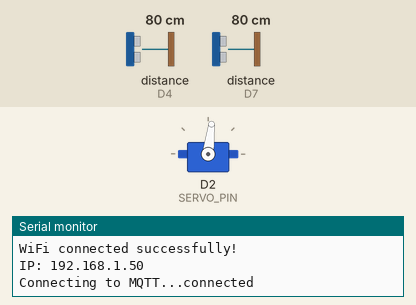
Recording of a sketch running on a simulated Arduino MKR. On the bench: servo, the last lines printed to the serial monitor. Inputs (shaded band) come from the test bench; at power-on: distance to the obstacle (sensors on D4, D7) 80 cm. The echo pulse lasts 58.3 µs per cm; WiFi joins after 1.5 s; servers stay silent unless stated; no MQTT or app messages arrive unless stated.

Above: at 3.7 s.
3.8 s: distance to the obstacle (sensor on D4) set to 250 cm
At 3.97 s:
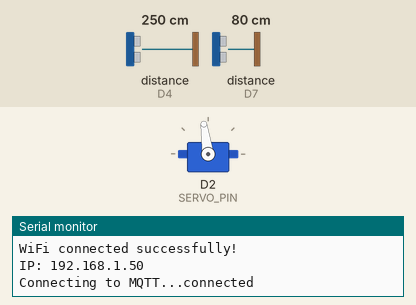
6.8 s: distance to the obstacle (sensor on D7) set to 2 cm
At 9.7 s:
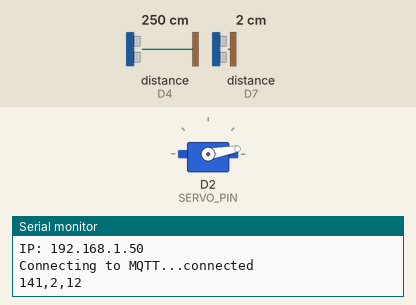
9.8 s: distance to the obstacle (sensor on D4) set to 2 cm
At 10.01 s:
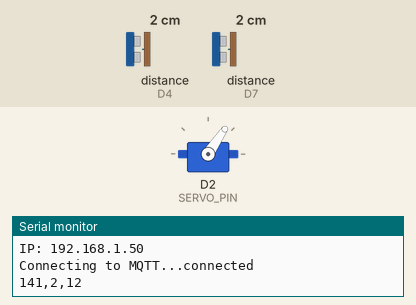
Timing chart, 0 to 18.8 s (numbered marks = the images above; inputs shaded):
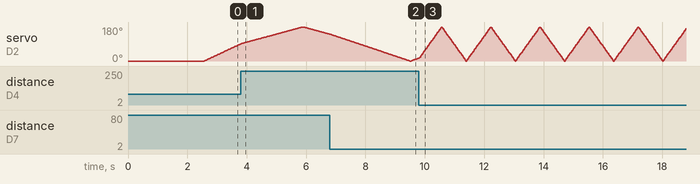

The sketch:

secret_flower_garden.ino
```cpp
#include <SPI.h>
#include <WiFiNINA.h>
#include <PubSubClient.h>
#include <Servo.h>
#include <HCSR04.h>
#include "arduino_secrets.h"  // Contains SSIDs, passwords, and MQTT credentials

// *******************************************************************
// 1. PIN DEFINITIONS AND HARDWARE SETUP
// *******************************************************************
const int SERVO_PIN = 2; // Digital pin for the Servo Motor control.
const int TRIG_PIN_1 = 6; // Trigger pin for the first distance sensor.
const int ECHO_PIN_1 = 7; // Echo pin for the first distance sensor.
const int TRIG_PIN_2 = 5; // Trigger pin for the second distance sensor.
const int ECHO_PIN_2 = 4; // Echo pin for the second distance sensor.

Servo servoMotor;
// Initialize two UltraSonicDistanceSensor objects for a wider field of view.
UltraSonicDistanceSensor distanceSensor1(TRIG_PIN_1, ECHO_PIN_1);
UltraSonicDistanceSensor distanceSensor2(TRIG_PIN_2, ECHO_PIN_2);
long distance1 = 0, distance2 = 0; // Global variables to store the last measured distances (cm).

// *******************************************************************
// 2. MQTT & LED CONSTANTS
// *******************************************************************
WiFiClient wifiClient;
PubSubClient client(wifiClient);

const int NUM_LEDS = 72;
const int PIXEL_COLOR_CHANNELS = 3; // RGB channels (Red, Green, Blue)
const int PAYLOAD_SIZE = NUM_LEDS * PIXEL_COLOR_CHANNELS;
byte RGBpayload[PAYLOAD_SIZE];

// The unique identifier for this specific luminaire device.
String lightId = "21";
String mqtt_topic; // The full MQTT topic string for publishing.

struct Color { byte r, g, b; };
// A pre-defined map of 36 colors for 6x6 bins (angle × distance)
// Used to visually map the combination of object angle and distance.
Color colorMap[36] = {
  // Angle Bin 0
  {255,0,0},      // Rose
  {255,204,0},    // Sunflower
  {255,105,180},  // Tulip
  {255,255,102},  // Daffodil
  {218,112,214},  // Orchid
  {230,230,250},  // Lavender

  // Angle Bin 1
  {255,255,255},  // Lily
  {238,130,238},  // Violet
  {255,140,0},    // Marigold
  {255,182,193},  // Peony
  {75,0,130},     // Iris
  {255,255,255},  // Jasmine

  // Angle Bin 2
  {255,69,0},     // Poppy
  {255,105,180},  // Camellia
  {255,0,255},    // Zinnia
  {255,0,0},      // Geranium
  {255,255,255},  // Gardenia
  {244,233,216},  // Magnolia

  // Angle Bin 3
  {255,105,180},  // Begonia
  {255,255,0},    // Freesia
  {255,0,0},      // Amaryllis
  {255,0,255},    // Fuchsia
  {255,0,0},      // Anemone
  {255,255,0},    // Crocus

  // Angle Bin 4
  {255,0,255},    // Dahlia
  {0,0,255},      // Bluebell
  {255,105,180},  // Petunia
  {0,0,255},      // Lobelia
  {255,105,180},  // Sweet Pea
  {255,0,255},    // Cosmos

  // Angle Bin 5
  {255,255,255},  // Daisy
  {255,0,0},      // Hibiscus
  {255,105,180},  // Snapdragon
  {255,0,255},    // Aster
  {255,0,0},      // Ranunculus
  {255,105,180}   // Camellia (reuse optional)
};

// *******************************************************************
// 3. COLOR MAPPING CONSTANTS (For Logic Clarity)
// *******************************************************************
// These constants define the bins used to map the distance and angle to one of the 36 colors.
const int SWEEP_PERIOD_MS = 10000; // The duration of one full detection cycle (10 seconds).
const int SERVO_STEP_DELAY_MS = 3; // Delay between each servo step to allow sensor readings.
const int MAX_DISTANCE_INIT_CM = 999; // Initial value for minimum distance tracking.

// Mapping parameters for `colorMap` index calculation:
const int ANGLE_BIN_SIZE = 60;      // Divides the 360-degree sweep into 6 angle bins (360/6 = 60).
const int DIST_BIN_SIZE = 10;       // Creates distance bins (0-10cm, 10-20cm, etc.).
const int DIST_BINS_PER_ANGLE = 6;  // Updated to 6 distance bins per angle
const int MAX_COLOR_INDEX = (sizeof(colorMap)/sizeof(Color)) - 1; // Maximum index is 35.


// *******************************************************************
// FUNCTION: startWifi()
// DESCRIPTION: Iterates through the stored SSIDs and passwords in 'arduino_secrets.h'
// and attempts to connect to the first available network. Halts if no WiFi module is found.
// PARAMETERS: None
// RETURNS: None. Exits if WiFi module is missing; returns on successful connection.
// *******************************************************************
void startWifi() {
  if (WiFi.status() == WL_NO_MODULE) {
    Serial.println("Error: WiFi module not found! Check hardware connection.");
    while(true);
  }

  for(int i=0; i<numNetworks; i++){
    Serial.print("Trying SSID: "); Serial.println(ssids[i]);
    int status = WiFi.begin(ssids[i], passwords[i]);
    unsigned long startAttempt = millis();

    // Wait for connection for up to 10 seconds per network attempt.
    while(status != WL_CONNECTED && millis() - startAttempt < 10000){
      Serial.print(".");
      delay(500);
      status = WiFi.status();
    }

    if(status == WL_CONNECTED){
      Serial.println("\nWiFi connected successfully!");
      Serial.print("IP: "); Serial.println(WiFi.localIP());
      return;
    } else {
      Serial.println("\nFailed to connect, trying next network...");
    }
  }
  Serial.println("Could not connect to any specified WiFi network.");
}

// *******************************************************************
// FUNCTION: reconnectMQTT()
// DESCRIPTION: Attempts to establish a connection to the MQTT broker using the
// credentials defined in 'arduino_secrets.h'. Retries every 5 seconds until connected.
// PARAMETERS: None
// RETURNS: None
// *******************************************************************
void reconnectMQTT() {
  while(!client.connected()){
    Serial.print("Connecting to MQTT...");
    // Use a unique Client ID based on the luminaire ID.
    String clientId = "ArduinoClient-" + lightId;

    if(client.connect(clientId.c_str(), MQTT_USER, MQTT_PASS)) {
      Serial.println("connected");
    } else {
      Serial.print("failed, rc=");
      Serial.print(client.state());
      Serial.println(" retrying in 5 seconds...");
      delay(5000);
    }
  }
}

// ---------------- Servo & Sensor Helper Functions ----------------

// *******************************************************************
// FUNCTION: initServo()
// DESCRIPTION: Initializes the servo motor by attaching it to the specified pin
// and setting its initial position to 0 degrees (start of sweep).
// PARAMETERS: None
// RETURNS: None
// *******************************************************************
void initServo() {
  servoMotor.attach(SERVO_PIN);
  servoMotor.write(0);
  delay(1000);
}

// *******************************************************************
// FUNCTION: readSensors()
// DESCRIPTION: Measures the distance (in cm) from both ultrasonic sensors
// and updates the global state variables 'distance1' and 'distance2'.
// PARAMETERS: None
// RETURNS: None (updates global state)
// *******************************************************************
void readSensors() {
  distance1 = distanceSensor1.measureDistanceCm();
  distance2 = distanceSensor2.measureDistanceCm();

  // Replace invalid readings (-1) with a high fallback distance
  if(distance1 < 0) distance1 = 500;  // fallback distance in cm
  if(distance2 < 0) distance2 = 500;  // fallback distance in cm
}

// *******************************************************************
// FUNCTION: set_RGB_pixel()
// DESCRIPTION: Sets the Red, Green, and Blue values for a specific pixel
// in the global RGB payload buffer.
// PARAMETERS: r, g, b (int): 0-255 color values. pixel (int): The index of the LED.
// RETURNS: None (updates global state: RGBpayload)
// *******************************************************************
void set_RGB_pixel(int r,int g,int b,int pixel){
  RGBpayload[pixel*PIXEL_COLOR_CHANNELS] = r;
  RGBpayload[pixel*PIXEL_COLOR_CHANNELS+1] = g;
  RGBpayload[pixel*PIXEL_COLOR_CHANNELS+2] = b;
}

// *******************************************************************
// FUNCTION: clearAllPixels()
// DESCRIPTION: Sets all LEDs in the buffer to black (off).
// PARAMETERS: None
// RETURNS: None
// *******************************************************************
void clearAllPixels(){
  for(int i=0;i<NUM_LEDS;i++) set_RGB_pixel(0,0,0,i);
}

// *******************************************************************
// FUNCTION: fillAllPixels()
// DESCRIPTION: Sets all LEDs in the buffer to a single specified color.
// PARAMETERS: c (Color struct): The Color to fill all pixels with.
// RETURNS: None
// *******************************************************************
void fillAllPixels(Color c){
  for(int i=0;i<NUM_LEDS;i++) set_RGB_pixel(c.r,c.g,c.b,i);
}

// *******************************************************************
// FUNCTION: moveServoFullSweep()
// DESCRIPTION: Performs a 10-second continuous servo sweep (0 to 180 and back).
// During the sweep, it tracks the shortest distance measured and the angle at which it occurred.
// After the 10s period, it maps this shortest distance/angle to a color and publishes it via MQTT.
// Updated to handle full 360° coverage with two sensors, 6 angle bins, and improved serial output.
// PARAMETERS: None
// RETURNS: None
// *******************************************************************
void moveServoFullSweep() {
  static unsigned long periodStart = millis();
  static long shortestDistance1 = MAX_DISTANCE_INIT_CM, shortestDistance2 = MAX_DISTANCE_INIT_CM;
  static int shortestAngle1 = 0, shortestAngle2 = 0;

  // Sweep 0 -> 180
  for(int angle=0; angle<=180; angle++){
    servoMotor.write(angle);
    readSensors();

    if(distance1 < shortestDistance1){ shortestDistance1 = distance1; shortestAngle1 = angle; }
    if(distance2 < shortestDistance2){ shortestDistance2 = distance2; shortestAngle2 = angle; }

    client.loop();
    delay(SERVO_STEP_DELAY_MS);
    if(millis() - periodStart >= SWEEP_PERIOD_MS) break;
  }

  // Sweep 180 -> 0
  for(int angle=180; angle>=0; angle--){
    servoMotor.write(angle);
    readSensors();

    if(distance1 < shortestDistance1){ shortestDistance1 = distance1; shortestAngle1 = angle; }
    if(distance2 < shortestDistance2){ shortestDistance2 = distance2; shortestAngle2 = angle; }

    client.loop();
    delay(SERVO_STEP_DELAY_MS);
    if(millis() - periodStart >= SWEEP_PERIOD_MS) break;
  }

  // Adjust angles for full 360° coverage
  int actualAngle1 = shortestAngle1;        // Sensor 1: 0-180
  int actualAngle2 = shortestAngle2 + 180;  // Sensor 2: 180-360

  // Determine the overall closest object and its angle
  long minDist;
  int angleAtMin;
  String sensorAtMin;

  if(shortestDistance1 < shortestDistance2){
      minDist = shortestDistance1;
      angleAtMin = actualAngle1;
      sensorAtMin = "Sensor1";
  } else {
      minDist = shortestDistance2;
      angleAtMin = actualAngle2;
      sensorAtMin = "Sensor2";
  }

  // Map distance and angle to a color index
  int angleBin = angleAtMin / ANGLE_BIN_SIZE;  // 6 bins over 360°
  int distanceBin = minDist / DIST_BIN_SIZE;

  int colorIndex = angleBin * DIST_BINS_PER_ANGLE + distanceBin;
  if(colorIndex > MAX_COLOR_INDEX) colorIndex = MAX_COLOR_INDEX;

  fillAllPixels(colorMap[colorIndex]);

  if(client.connected()) client.publish(mqtt_topic.c_str(), RGBpayload, PAYLOAD_SIZE);

  // Serial output: actual angle, distance, sensor, and color index
  Serial.print(angleAtMin);
  Serial.print(",");
  Serial.print(minDist);
  Serial.print(",");
  Serial.println(colorIndex);

  // Reset tracking for next period
  shortestDistance1 = MAX_DISTANCE_INIT_CM;
  shortestDistance2 = MAX_DISTANCE_INIT_CM;
  shortestAngle1 = 0;
  shortestAngle2 = 0;
  periodStart = millis();
}

// *******************************************************************
// Arduino Core: setup()
// *******************************************************************
void setup(){
  Serial.begin(9600);
  startWifi();
  initServo();

  // Build the full, unique MQTT topic string.
  mqtt_topic = "student/CASA0014/luminaire/" + lightId;
  client.setServer(MQTT_SERVER, MQTT_PORT);
  reconnectMQTT();

  // Initial LED state: Solid Blue (0,0,255) to indicate initialization complete.
  fillAllPixels({0,0,255});
  client.publish(mqtt_topic.c_str(), RGBpayload, PAYLOAD_SIZE);
}

// *******************************************************************
// Arduino Core: loop()
// *******************************************************************
void loop(){
  // Maintain connectivity
  if(WiFi.status()!=WL_CONNECTED) startWifi();
  if(!client.connected()) reconnectMQTT();

  client.loop(); // Process incoming MQTT messages and keep connection alive
  moveServoFullSweep(); // Execute the main logic cycle
}
```

arduino_secrets_template.h
```cpp
#ifndef ARDUINO_SECRETS_H
#define ARDUINO_SECRETS_H

// =============================================================
//  Arduino Secrets Template
//  -------------------------------------------------------------
//  This file stores Wi-Fi and MQTT credentials used by your
//  IoT device. Replace placeholder values with your actual
//  credentials. DO NOT share sensitive credentials publicly.
// =============================================================

// ---------------- Wi-Fi Configuration ----------------
// List of Wi-Fi SSIDs and passwords your device can connect to.
// Example: "Home_Network", "MyHotspot", etc.
const char* ssids[] = { "YOUR_WIFI_SSID_1", "YOUR_WIFI_SSID_2" };
const char* passwords[] = { "YOUR_WIFI_PASSWORD_1", "YOUR_WIFI_PASSWORD_2" };
const int numNetworks = 2;

// ---------------- MQTT Configuration ----------------
// MQTT broker settings. Replace with your server credentials.
#define MQTT_SERVER "your.mqtt.server"
#define MQTT_PORT 1883              // Usually 1883 or 8883 (for SSL)
#define MQTT_USER "your_username"
#define MQTT_PASS "your_password"

#endif  // ARDUINO_SECRETS_H
```
